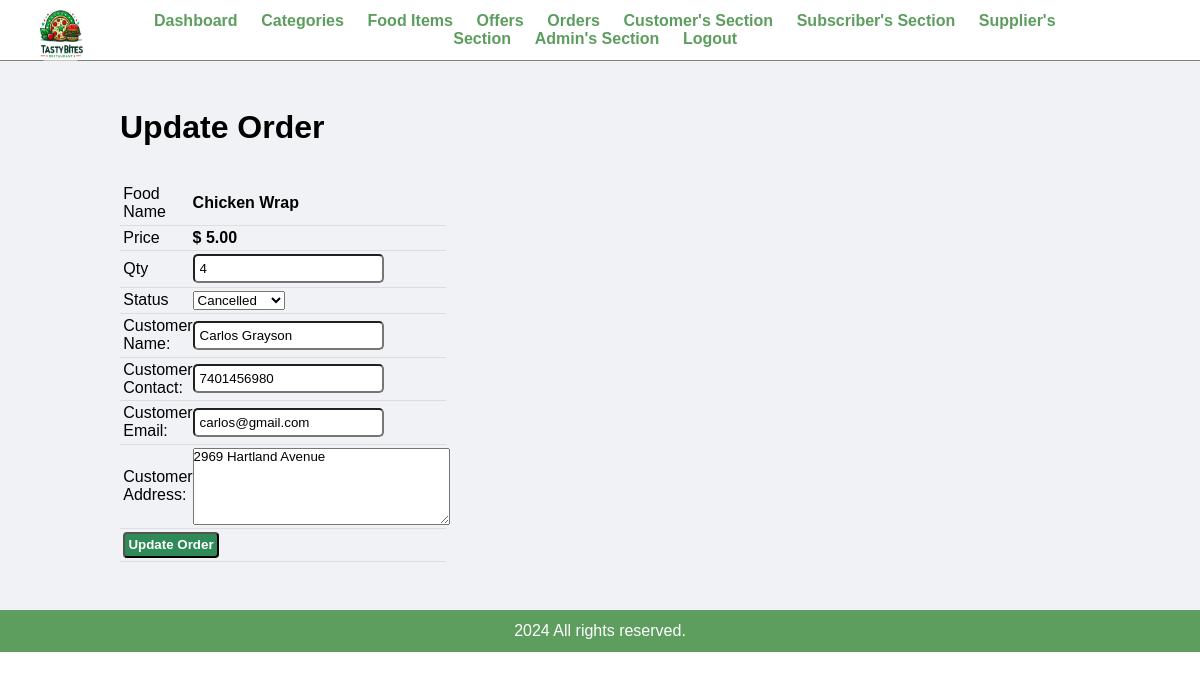
The page /admin/update-order.php?id=9 (signed in) on the database its author committed.
### tables this page shows
CREATE TABLE IF NOT EXISTS `tbl_order` (
  `id` int(10) UNSIGNED NOT NULL AUTO_INCREMENT,
  `food` varchar(150) NOT NULL,
  `price` decimal(10,2) NOT NULL,
  `qty` int(11) NOT NULL,
  `total` decimal(10,2) NOT NULL,
  `order_date` datetime NOT NULL,
  `status` varchar(50) NOT NULL,
  `customer_address` varchar(255) NOT NULL,
  `customer_id` int(10) UNSIGNED NOT NULL,
  PRIMARY KEY (`id`),
  FOREIGN KEY (`customer_id`) REFERENCES `tbl_customer` (`id`) 
);

CREATE TABLE IF NOT EXISTS `tbl_customer` (
  `id` int(10) UNSIGNED NOT NULL AUTO_INCREMENT,
  `full_name` varchar(100) NOT NULL,
  `username` varchar(100) NOT NULL,
  `password` varchar(255) NOT NULL,
  `phone` varchar(20) NOT NULL,
  `email` varchar(150) NOT NULL,
  `address` varchar(255) NOT NULL,
  PRIMARY KEY (`id`)
);

### admin/update-order.php (the view, shortened to what this page needs)
<?php
include('partials/menu.php');
if(isset($_GET['id'])) {
    $id = $_GET['id'];
    $sql = "SELECT * FROM tbl_order WHERE id=$id";
    $res = mysqli_query($conn, $sql);
    $count = mysqli_num_rows($res);
    if($count == 1) {
        $row = mysqli_fetch_assoc($res);
        $food = $row['food'];
        $price = $row['price'];
        $qty = $row['qty'];
        $status = $row['status'];
        $customer_id = $row['customer_id'];
        $customer_address = $row['customer_address'];
        $sql2 = "SELECT * FROM tbl_customer where id = $customer_id";
        $res2 = mysqli_query($conn, $sql2);
        $count2 = mysqli_num_rows($res2);
        if($count2 > 0) {
            $row2 = mysqli_fetch_assoc($res2);
            $customer_name = $row2['full_name'];
            $customer_contact = $row2['phone'];
            $customer_email = $row2['email'];
        }
    } else {
        $_SESSION['no-order-found'] = "<div class='error'>Order Not Found.</div>";
        header('location:'.SITEURL.'admin/manage-order.php');
        exit();
    }
} else {
    header('location:'.SITEURL.'admin/manage-order.php');
    exit();
}
?>
<div class="main-content">
    <div class="wrapper">
        <h1>Update Order</h1>
        <br><br>
        <form action="" method="POST">
            <table class="tbl-30">
                <tr>
                    <td>Food Name</td>
                    <td><b> <?php echo $food; ?> </b></td>
                </tr>
                <tr>
                    <td>Price</td>
                    <td>
                        <b> $ <?php echo $price; ?></b>
                    </td>
                </tr>
                <tr>
                    <td>Qty</td>
                    <td>
                        <input type="number" name="qty" value="<?php echo $qty; ?>">
                    </td>
                </tr>
                <tr>
                    <td>Status</td>
                    <td>
                        <select name="status">
                            <option <?php if($status=="Cancelled"){echo "selected";} ?> value="Cancelled">Cancelled</option>
                        </select>
                    </td>
                </tr>
                <tr>
                    <td>Customer Name: </td>
                    <td>
                        <input type="text" name="customer_name" value="<?php echo $customer_name; ?>">
                    </td>
                </tr>
                <tr>
                    <td>Customer Contact: </td>
                    <td>
                        <input type="text" name="customer_contact" value="<?php echo $customer_contact; ?>">
                    </td>
                </tr>
                <tr>
                    <td>Customer Email: </td>
                    <td>
                        <input type="text" name="customer_email" value="<?php echo $customer_email; ?>">
                    </td>
                </tr>
                <tr>
                    <td>Customer Address: </td>
                    <td>
                        <textarea name="customer_address" cols="30" rows="5"><?php echo $customer_address; ?></textarea>
                    </td>
                </tr>
                <tr>
                    <td colspan="2">
                        <input type="submit" name="submit" value="Update Order" class="btn-secondary">
                    </td>
                </tr>
            </table>
        </form>
    </div>
</div>
<?php include('partials/footer.php'); ?>

### css/admin.css (style rules this page uses)
* { margin: 0; padding: 0; font-family: Arial, Helvetica, sans-serif; }
.wrapper { padding: 1%; width: 80%; margin: 0 auto; }
.tbl-30 { width: 30%; }
table { border-collapse: collapse; width: 100%; }
th, td { padding: 8px; text-align: left; border-bottom: 1px solid #ddd; }
table tr td { padding: 1%; }
input { border-radius:4px; padding: 5%; }
.btn-secondary { background-color: #2e8b57; border-radius:4px; padding: 1%; color: white; text-decoration: none; font-weight: bold; }
.main-content { background-color: #f1f2f6; padding: 3% 0; }
input { border-radius:5px; padding:5px; }

### rows shown on the page
tbl_order: food "Chicken Wrap", price "5.00", qty "4", status "Cancelled", customer_address "2969 Hartland Avenue"
tbl_customer: customer_name "Carlos Grayson", customer_contact "7401456980", customer_email "carlos@gmail.com"
